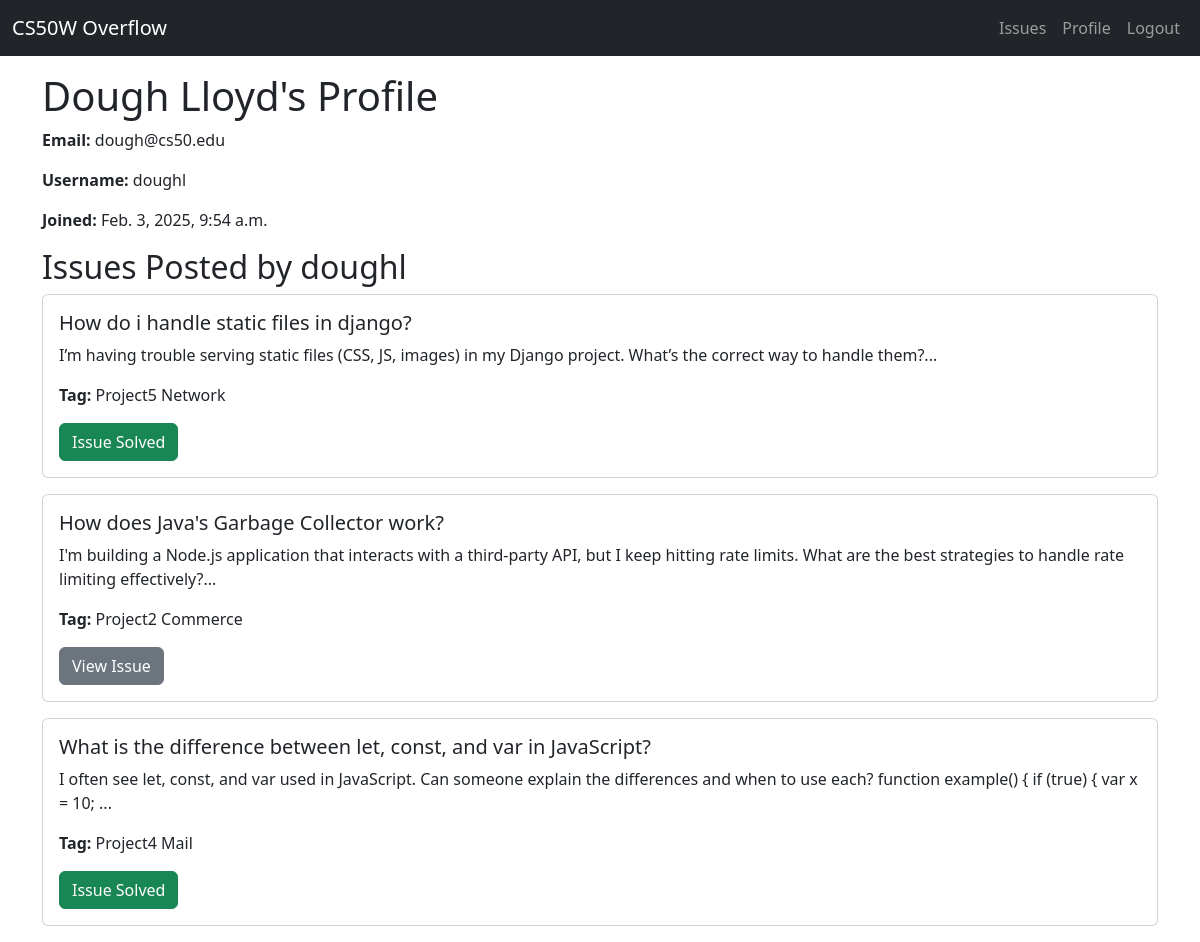
The page /profile/doughl/ on the database its author committed.
### qna/models.py (models this page shows, shortened)
class Issue(models.Model):
    title = models.CharField(max_length=200)
    description = models.TextField()
    author = models.ForeignKey(User, on_delete=models.CASCADE)
    created_at = models.DateTimeField(auto_now_add=True)
    is_solved = models.BooleanField(default=False)
    tags = models.CharField(max_length=100, blank=True)

### qna/views.py (the view)
# urls.py: path('profile/<str:username>/', views.profile, name='profile'),
def profile(request, username):
    user = get_object_or_404(User, username=username)  # Get user by username
    issues = Issue.objects.filter(author=user).order_by('-created_at')
    return render(request, 'qna/profile.html', {'user': user, 'issues': issues})

### qna/templates/qna/profile.html
{% extends 'qna/layout.html' %}
{% block content %}
    <div class="mt-3">
        <h1>{{ user.first_name }} {{ user.last_name }}'s Profile</h1>
        <p><strong>Email:</strong> {{ user.email }}</p>
        <p><strong>Username:</strong> {{ user.username }}</p>
        <p><strong>Joined:</strong> {{ user.date_joined }}</p>
        <h2>Issues Posted by {{ user.username }}</h2>
        <div class="row">
            {% for issue in issues %}
            <div class="mb-3">
                <div class="card">
                    <div class="card-body">
                        <h5 class="card-title">{{ issue.title }}</h5>
                        <p class="card-text">{{ issue.description|slice:":180" }}...</p>
                        <p class="card-text"><strong>Tag:</strong> {{ issue.tags }}</p>
                        {% if issue.is_solved %}
                            <a href="{% url 'issue_detail' issue.id %}" class="btn btn-success">Issue Solved</a>
                        {% else %}
                            <a href="{% url 'issue_detail' issue.id %}" class="btn btn-secondary">View Issue</a>
                        {% endif %}
                    </div>
                </div>
            </div>
            {% empty %}
            <p>No issues found matching your search.</p>
            {% endfor %}
        </div>
    </div>
{% endblock %}

### rows shown on the page
Issue: title "How do i handle static files in django?", description "I’m having trouble serving static files (CSS, JS, images) in my Django project. What’s the correct way to handle them?", tags "Project5 Network", is_solved "Issue Solved"
Issue: title "How does Java's Garbage Collector work?", description "I'm building a Node.js application that interacts with a third-party API, but I keep hitting rate limits. What are the best strategies to handle rate limiting effectively?", tags "Project2 Commerce", is_solved "View Issue"
Issue: title "What is the difference between let, const, and var in JavaScript?", description "I often see let, const, and var used in JavaScript. Can someone explain the differences and when to use each? function example() { if (true) { var x = 10;", tags "Project4 Mail", is_solved "Issue Solved"

### other values the page prints
{{ user.first_name }} "Dough"
{{ user.last_name }} "Lloyd"
{{ user.email }} "dough@cs50.edu"
{{ user.username }} "doughl"
{{ user.date_joined }} "Feb. 3, 2025, 9:54 a.m."
